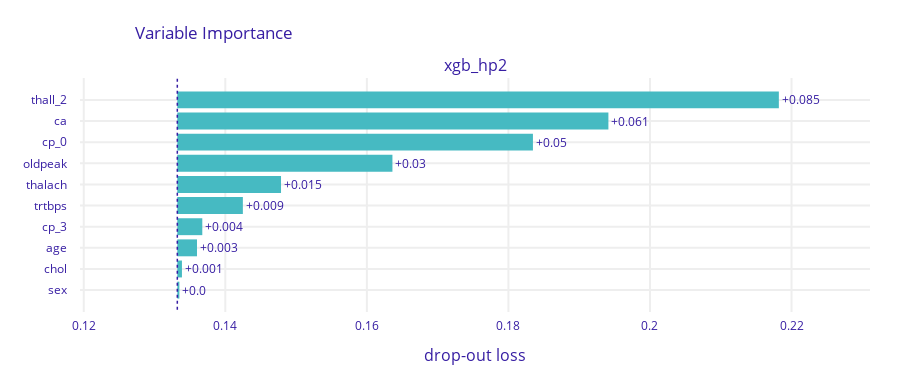

Notebook code for this chart:
### Code cell
model = xgboost.XGBClassifier(
    n_estimators=33, 
    max_depth=5, 
    use_label_encoder=False, 
    eval_metric="logloss",
    enable_categorical=True,
    tree_method="approx",
    learning_rate=0.01,
)

model.fit(X_train, y_train)

def pf_xgboost_classifier_categorical(model, df):
    df.loc[:, df.dtypes == 'object'] =\
        df.select_dtypes(['object'])\
        .apply(lambda x: x.astype('category'))
    return model.predict_proba(df)[:, 1]

explainer = dx.Explainer(model, X_test, y_test, predict_function=pf_xgboost_classifier_categorical,  label="xgb_hp2")

pvi = explainer.model_parts(random_state=0)
pvi.plot()

### Figure 1 — Plotly figure (JSON) as saved in the notebook; plotly's stock layout.template omitted (floating-point values rounded to 4 significant figures)
{"data": [{"base": 0.1332, "hoverinfo": "text", "hoverlabel": {"bgcolor": "rgba(0,0,0,0.8)"}, "hovertext": ["Model: xgb_hp2 loss after<br>variable: thall_2 is permuted: 0.218<br>Drop-out loss change: +0.085", "Model: xgb_hp2 loss after<br>variable: ca is permuted: 0.194<br>Drop-out loss change: +0.061", "Model: xgb_hp2 loss after<br>variable: cp_0 is permuted: 0.183<br>Drop-out loss change: +0.05", "Model: xgb_hp2 loss after<br>variable: oldpeak is permuted: 0.164<br>Drop-out loss change: +0.03", "Model: xgb_hp2 loss after<br>variable: thalach is permuted: 0.148<br>Drop-out loss change: +0.015", "Model: xgb_hp2 loss after<br>variable: trtbps is permuted: 0.142<br>Drop-out loss change: +0.009", "Model: xgb_hp2 loss after<br>variable: cp_3 is permuted: 0.137<br>Drop-out loss change: +0.004", "Model: xgb_hp2 loss after<br>variable: age is permuted: 0.136<br>Drop-out loss change: +0.003", "Model: xgb_hp2 loss after<br>variable: chol is permuted: 0.134<br>Drop-out loss change: +0.001", "Model: xgb_hp2 loss after<br>variable: sex is permuted: 0.134<br>Drop-out loss change: +0.0"], "marker": {"color": "#46bac2"}, "orientation": "h", "showlegend": false, "text": ["+0.085", "+0.061", "+0.05", "+0.03", "+0.015", "+0.009", "+0.004", "+0.003", "+0.001", "+0.0"], "textposition": "outside", "type": "bar", "x": [0.08499, 0.0609, 0.05024, 0.03039, 0.01465, 0.00926, 0.00353, 0.00278, 0.0006528, 0.0002901], "xaxis": "x", "y": ["thall_2", "ca", "cp_0", "oldpeak", "thalach", "trtbps", "cp_3", "age", "chol", "sex"], "yaxis": "y"}], "layout": {"annotations": [{"font": {"size": 16}, "showarrow": false, "text": "xgb_hp2", "x": 0.5, "xanchor": "center", "xref": "paper", "y": 1, "yanchor": "bottom", "yref": "paper"}, {"font": {"size": 16}, "showarrow": false, "text": "drop-out loss", "x": 0.5, "xanchor": "center", "xref": "paper", "y": 0, "yanchor": "top", "yref": "paper", "yshift": -30}], "font": {"color": "#371ea3"}, "height": 383, "margin": {"b": 71, "r": 30, "t": 78}, "shapes": [{"line": {"color": "#371ea3", "dash": "dot", "width": 1.5}, "type": "line", "x0": 0.1332, "x1": 0.1332, "xref": "x", "y0": -1, "y1": 10, "yref": "y"}], "title": {"text": "Variable Importance", "x": 0.15}, "xaxis": {"anchor": "y", "automargin": true, "domain": [0, 1], "fixedrange": true, "gridwidth": 2, "range": [0.1195, 0.2311], "tickcolor": "white", "ticklen": 3, "ticks": "outside", "type": "linear", "zeroline": false}, "yaxis": {"anchor": "x", "automargin": true, "autorange": "reversed", "domain": [0, 1], "fixedrange": true, "gridwidth": 2, "tickcolor": "white", "ticklen": 10, "ticks": "outside", "type": "category"}}}
